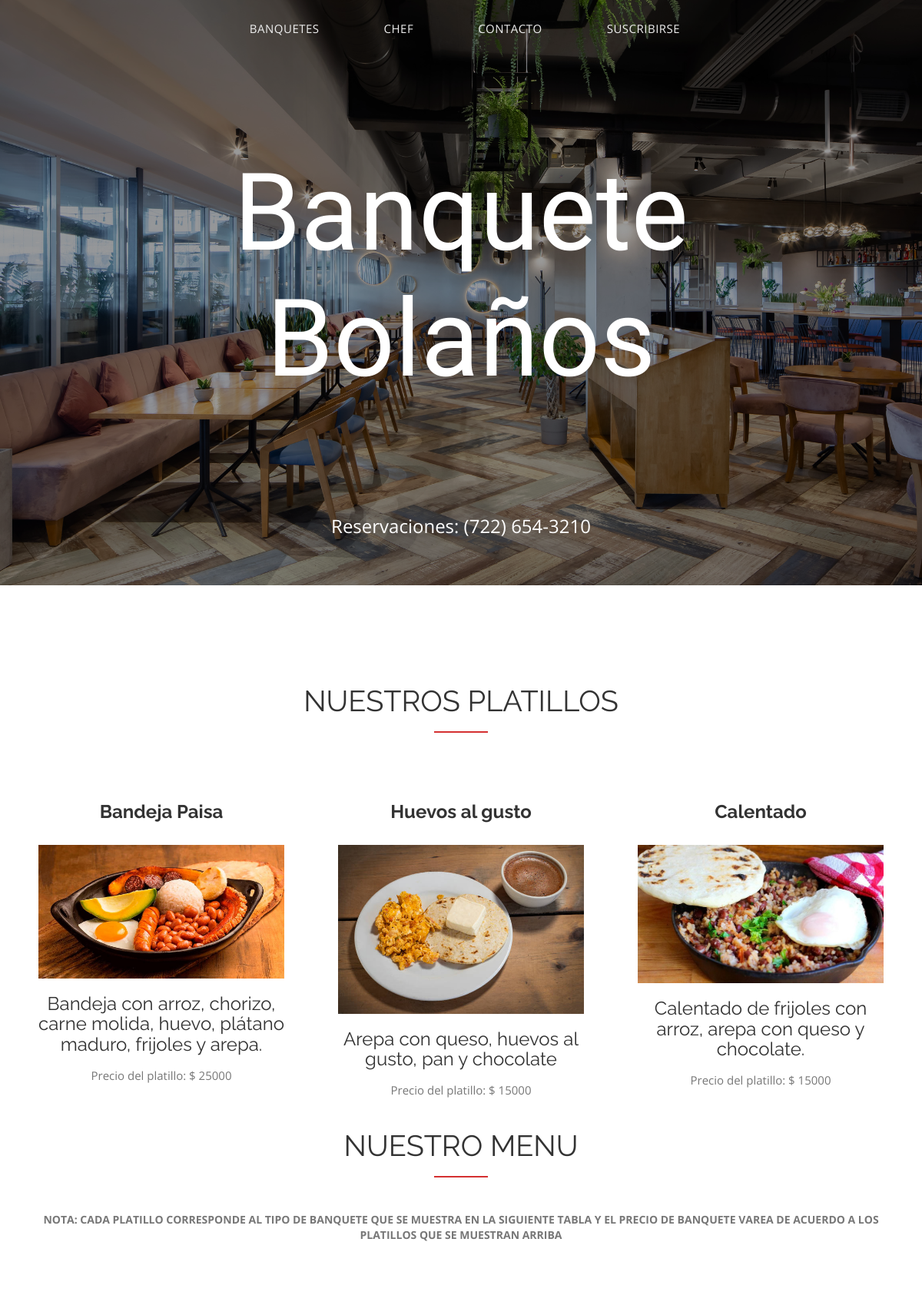
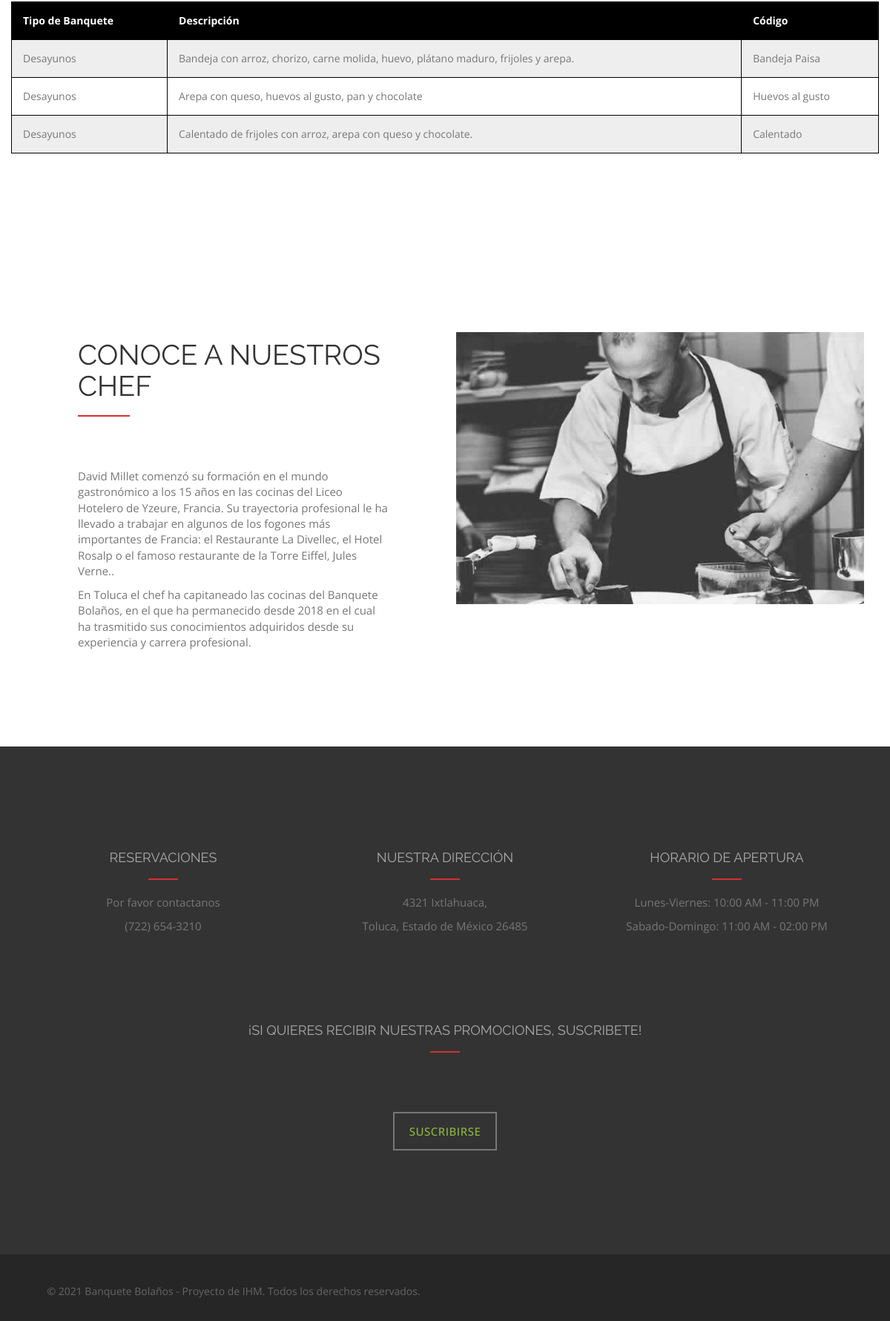
The page / on the database its author committed (2 pictures, top to bottom).
### tables this page shows
CREATE TABLE `productos` (
  `id` int(11) NOT NULL,
  `id_categoria` int(11) NOT NULL,
  `codigo` text NOT NULL,
  `descripcion` text NOT NULL,
  `imagen` text NOT NULL,
  `stock` int(11) NOT NULL,
  `precio_compra` float NOT NULL,
  `precio_venta` float NOT NULL,
  `ventas` int(11) NOT NULL,
  `fecha` timestamp NOT NULL DEFAULT current_timestamp() ON UPDATE current_timestamp()
);

CREATE TABLE `categorias` (
  `id` int(11) NOT NULL,
  `categoria` text NOT NULL,
  `fecha` timestamp NOT NULL DEFAULT current_timestamp() ON UPDATE current_timestamp()
);

### controllers/platillosController.php (called while the page is built)
<?php
    function listar_platillos($conn) {
        $consulta = "
            SELECT
                productos.codigo,
                productos.descripcion,
                productos.imagen,
                productos.precio_venta
            FROM productos
            INNER JOIN categorias
            WHERE productos.id_categoria = categorias.id";
        $lista = mysqli_query($conn, $consulta);
        return $lista;
    }
    function listar_tabla($conn) {
        $consulta = "
            SELECT
                categorias.categoria,
                productos.descripcion,
                productos.codigo
            FROM productos
            INNER JOIN categorias
            WHERE productos.id_categoria = categorias.id";
        $lista_tabla = mysqli_query($conn, $consulta);
        return $lista_tabla;
    }
?>

### index.php (the view, shortened to what this page needs)
<?php
    include('config/conexion.php');
    include('controllers/platillosController.php');
    include('includes/header.php');
?>
<header id="header">
    <div class="intro">
        <div class="overlay">
            <div class="container">
                <div class="row">
                    <div class="intro-text">
                        <h1>Banquete</h1>
                        <h1>Bolaños</h1>
                        <p>Reservaciones: (722) 654-3210</p>
                    </div>
                </div>
            </div>
        </div>
    </div>
</header>
<div id="features" class="text-center">
    <div class="container">
        <div class="section-title">
            <h2> Nuestros platillos </h2>
        </div>
        <div class="row">
            <?php
                $lista = listar_platillos($conn);
                if (mysqli_num_rows($lista) > 0) {
                    while ($item = mysqli_fetch_array($lista)) {
            ?>
            <div class="col-xs-12 col-sm-4">
                <div class="features-item">
                    <h3>
                        <b><?php echo $item["codigo"] ?></b>
                    </h3>
                    <?php
                        $ruta = "assets/img/platillos/".$item["imagen"];
                        echo "<img src='".$ruta."' class='img-responsive'>";
                    ?>
                    <h3>
                        <?php echo $item["descripcion"] ?>
                    </h3>
                    <p> Precio del platillo: $
                        <?php echo $item["precio_venta"]; ?>
                    </p>
                </div>
            </div>
            <?php
                    }
                } else {
                    echo '<h3 style = "color:#FF0000">¡Ups nuestros Chef aún no terminan de preparar nuestros platillos</h3>';
                    echo '<br>';
                }
            ?>
        </div>
        <div class="section-title">
            <h2> Nuestro Menu </h2>
            <br>
                <?php
                    $lista = listar_tabla($conn);
                    if (mysqli_num_rows($lista) > 0) {
                ?>
                <h5>NOTA: Cada platillo corresponde al tipo de banquete que se muestra en la siguiente tabla y el precio de banquete varea de acuerdo a los platillos que se muestran arriba</h5>
        </div>
        <div class="row">
            <table id="t01">
                <tr>
                    <th>Tipo de Banquete</th>
                    <th>Descripción</th>
                    <th>Código</th>
                </tr>
                    <?php
                        while ($item = mysqli_fetch_array($lista)) {
                    ?>
                    <tr>
                        <td>
                            <?php echo $item["categoria"] ?>
                        </td>
                        <td>
                            <?php echo $item["descripcion"] ?>
                        </td>
                        <td>
                            <?php echo $item["codigo"] ?>
                        </td>
                    </tr>
                    <?php
                        }
                        } else {
                            echo '<h3 style="color:#FF0000">¡Ups nuestros Chef aún no terminan de preparar nuestros platillos</h3>';
                        }
                    ?>
            </table>
        </div>
    </div>
</div>
<div id="gallery">
    <div class="container-fluid">
        <div class="row">
            <div class="col-xs-6 col-md-3">
            </div>
            <div class="col-xs-6 col-md-3">
            </div>
            <div class="col-xs-6 col-md-3">
            </div>
            <div class="col-xs-6 col-md-3">
            </div>
        </div>
    </div>
</div>
<div id="team">
    <div class="container">
        <div id="row">
            <div class="col-md-6">
                <div class="col-md-10 col-md-offset-1">
                    <div class="section-title">
                        <h2>Conoce a nuestros Chef</h2>
                    </div>
                    <p>David Millet comenzó su formación en el mundo gastronómico a los 15 años en las cocinas del
                        Liceo Hotelero de Yzeure, Francia. Su trayectoria profesional le ha llevado a trabajar en
                        algunos de los fogones más importantes de Francia: el Restaurante La Divellec, el Hotel
                        Rosalp o el famoso restaurante de la Torre Eiffel, Jules Verne..</p>
                    <p>En Toluca el chef ha capitaneado las cocinas del Banquete Bolaños, en el que ha permanecido
                        desde 2018 en el cual ha trasmitido sus conocimientos adquiridos desde su experiencia y
                        carrera profesional.</p>
                </div>
            </div>
            <div class="col-md-6">
                <div class="team-img">
                    <img src="assets/img/chef.jpg">
                </div>
            </div>
        </div>
    </div>
</div>
<div id="contact" class="text-center">
    <div class="container text-center">
        <div class="col-md-4">
            <h3>Reservaciones</h3>
            <div class="contact-item">
                <p>Por favor contactanos</p>
                <p>(722) 654-3210</p>
            </div>
        </div>
        <div class="col-md-4">
            <h3>Nuestra dirección</h3>
            <div class="contact-item">
                <p>4321 Ixtlahuaca,</p>
                <p>Toluca, Estado de México 26485</p>
            </div>
        </div>
        <div class="col-md-4">
            <h3>Horario de apertura</h3>
            <div class="contact-item">
                <p>Lunes-Viernes: 10:00 AM - 11:00 PM</p>
                <p>Sabado-Domingo: 11:00 AM - 02:00 PM</p>
            </div>
        </div>
    </div>
    <div class="container">
        <div class="section-title text-center">
            <h3>¡Si quieres recibir nuestras promociones, suscribete!</h3>
        </div>
        <div class="section-title text-center">
            <button type="submit" class="btn btn-custom btn-lg">
                <a href="suscripcion.php">Suscribirse</a>
            </button>
        </div>
    </div>
</div>
<?php
    include('includes/footer.php');
?>

### includes/header.php (shortened to what this page needs)
<!DOCTYPE html>
<html lang="en">
<head>
</head>
<body>
</body>
</html>
<head>
    <link rel='stylesheet' type='text/css' href='assets/css/shared/bootstrap.css'>
    <link rel='stylesheet' type='text/css' href='assets/css/shared/font-awesome.css'>
    <link rel='stylesheet' type='text/css' href='assets/css/index/style.css'>
</head>
<body id="page-top" data-spy="scroll" data-target=".navbar-fixed-top">
    <nav id="menu" class="navbar navbar-default navbar-fixed-top">
        <div class="container">
            <div class="collapse navbar-collapse" id="bs-example-navbar-collapse-1">
                <ul class="nav navbar-nav">
                    <li><a href="#features" class="page-scroll">Banquetes</a></li>
                    <li><a href="#team" class="page-scroll">Chef</a></li>
                    <li><a href="#contact" class="page-scroll">Contacto</a></li>
                    <li><a href="suscripcion.php" class="page-scroll">Suscribirse</a></li>
                </ul>
            </div>
        </div>
    </nav>

### includes/footer.php (shortened to what this page needs)
    <div id="footer">
        <div class="container text-center">
            <div class="col-md-6">
                <p>&copy; 2021 Banquete Bolaños - Proyecto de IHM. Todos los derechos reservados.</p>
            </div>
            <div class="col-md-6">
                <div class="social">
                    <ul>
                    </ul>
                </div>
            </div>
        </div>
    </div>
</body>
</html>

### assets/css/index/style.css (style rules this page uses)
body, html { font-family: "Open Sans", serif; text-rendering: optimizeLegibility !important; -webkit-font-smoothing: antialiased !important; color: #777; font-weight: 400; width: 100% !important; height: 100% !important; }
h1, h2, h3, h4 { font-family: "Raleway", sans-serif; }
h2 { font-weight: 400; font-size: 38px; color: #333; text-transform: uppercase; position: relative; margin-top: 10px; margin-bottom: 15px; padding-bottom: 20px; }
h2::after { position: absolute; content: ""; background: #d43031; height: 2px; width: 70px; bottom: 0; margin-left: -35px; left: 50%; }
h3 { font-size: 24px; font-weight: 400; color: #333; }
h5 { text-transform: uppercase; font-weight: 700; line-height: 20px; }
p { font-size: 15px; }
a { color: #8eb640; }
ul, ol { list-style: none; }
ul, ol { padding: 0; -webkit-padding: 0; -moz-padding: 0; }
.navbar .navbar-nav { display: inline-block; float: none; vertical-align: top; }
.navbar .navbar-collapse { text-align: center; }
#menu { padding: 20px; transition: all 0.8s; position: absolute !important; }
#menu.navbar-default { background-color: rgba(248, 248, 248, 0); border-color: rgba(231, 231, 231, 0); }
#menu.navbar-default .navbar-nav > li > a { text-transform: uppercase; color: #eee; font-weight: 400; font-size: 15px; padding: 5px 0; border: 2px solid transparent; letter-spacing: 0.5px; margin: 0 40px 0 40px; }
.section-title { margin-bottom: 70px; }
.btn-custom { text-transform: uppercase; color: #777; background-color: transparent; border: 2px solid #777; padding: 14px 20px; margin: 0; font-size: 15px; font-weight: 500; letter-spacing: 0.5px; border-radius: 0; margin-top: 20px; transition: all 0.3s; }
.intro { display: table; width: 100%; padding: 0; background: url(../../img/gallery-bg2.jpg) center center no-repeat; background-color: #e5e5e5; -webkit-background-size: cover; -moz-background-size: cover; background-size: cover; -o-background-size: cover; }
.intro .overlay { background: rgba(0, 0, 0, 0.4); }
.intro h1 { font-family: "Rochester", cursive; color: #fff; font-size: 10em; font-weight: 400; margin-top: 0; }
.intro p { color: #fff; font-size: 24px; font-weight: 400; margin-top: 150px; }
header .intro-text { padding-top: 200px; padding-bottom: 50px; text-align: center; }
#features { padding: 120px 0; }
#features .features-item { margin: 0 20px; }
#features img { margin: 30px auto 20px; }
#features p { line-height: 24px; margin: 15px 0 30px; }
#gallery { padding: 0; }
#team { padding: 120px 0; }
#team h2::after { bottom: 0; margin-left: 0; left: 0; }
#team img { max-width: 550px; }
#team .team-img { display: inline-block; position: relative; }
#contact { padding: 100px 0; background: #333; }
#contact .contact-item p { font-size: 15px; color: #777; }
#contact .section-title { margin-top: 60px; margin-bottom: 40px; }
#contact h3 { position: relative; text-transform: uppercase; font-size: 18px; font-weight: 400; color: #aaa; padding: 20px 0; }
#contact h3::after { position: absolute; content: ""; background: #d43031; height: 2px; width: 40px; bottom: 0; margin-left: -20px; left: 50%; }
#contact .contact-item { margin: 20px 0 40px 0; }
#footer { background: #262626; padding: 40px 0 20px 0; }
#footer .social { margin-top: -5px; text-align: right; }
#footer p { font-size: 14px; color: #666; }

### index.php (style rules this page uses)
table { width: 100%; }
table, th, td { border: 1px solid black; border-collapse: collapse; }
th, td { padding: 15px; text-align: left; }
#t01 tr:nth-child(even) { background-color: #eee; }
#t01 tr:nth-child(odd) { background-color: #fff; }
#t01 th { background-color: black; color: white; }

### rows shown on the page
productos: codigo "Bandeja Paisa", imagen (picture), descripcion "Bandeja con arroz, chorizo, carne molida, huevo, plátano maduro, frijoles y arepa.", precio_venta "25000", id_categoria.categoria "Desayunos"
productos: codigo "Huevos al gusto", imagen (picture), descripcion "Arepa con queso, huevos al gusto, pan y chocolate", precio_venta "15000", id_categoria.categoria "Desayunos"
productos: codigo "Calentado", imagen (picture), descripcion "Calentado de frijoles con arroz, arepa con queso y chocolate.", precio_venta "15000", id_categoria.categoria "Desayunos"
